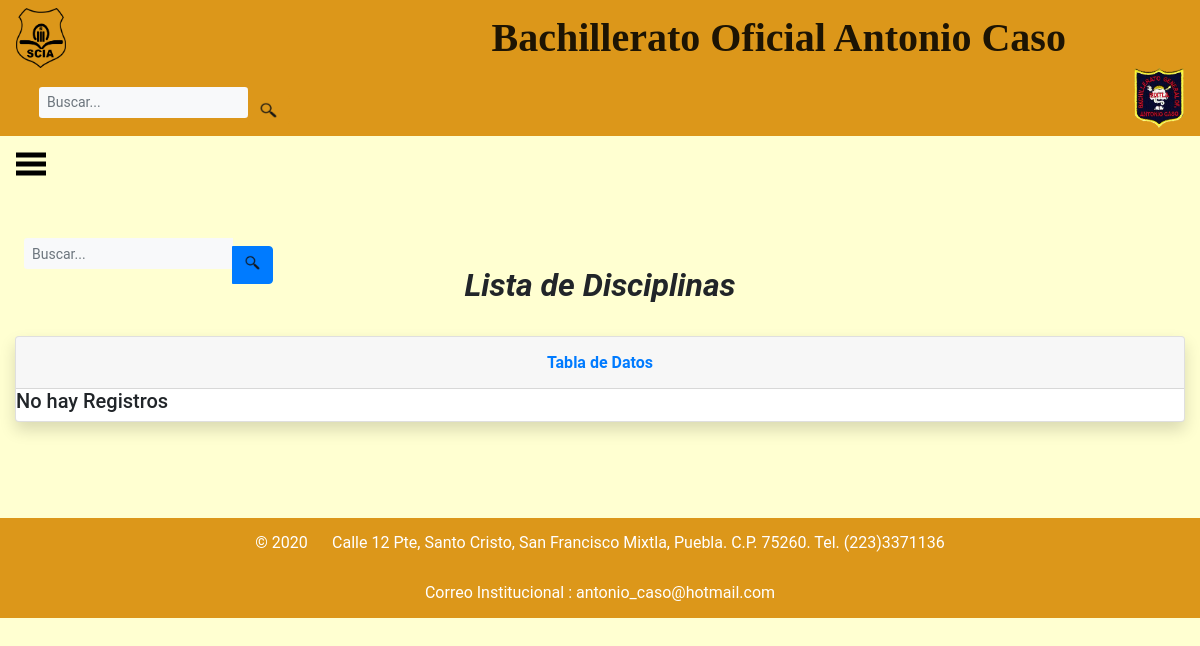
Page /Disciplinas/ListaDetalleDisciplinas/ on the earlier database version.
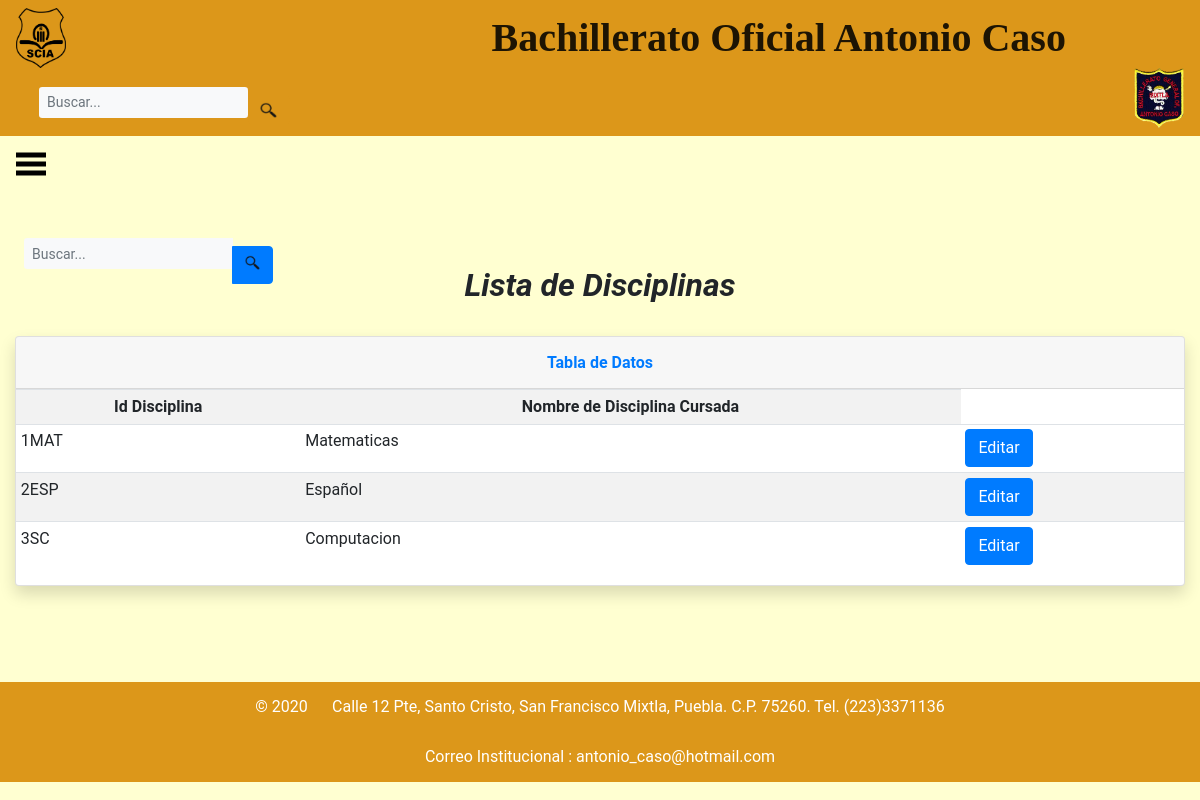
Same page on the later database version.
### base_SCIA/models/disciplinas.py (models this page shows, shortened)
class Disciplinas(models.Model):
	Id_Disciplina = models.CharField(
		primary_key = True,
		max_length=4,
		)
	Nombre_Disciplina = models.CharField(
		max_length=30,
		)

### base_SCIA/views.py (the view)
# urls.py: url(r'^Disciplinas/ListaDetalleDisciplinas/$', views.listar_disciplinas),
def listar_disciplinas(request):
	busqueda = request.POST.get("buscardi") #Recuperamos la busqueda del usuario
	disciplinas = Disciplinas.objects.all()
	if busqueda: #Preguntando si busqueda está llena
		disciplinas = Disciplinas.objects.filter(
			Q(Id_Disciplina__icontains = busqueda)|
			Q(Nombre_Disciplina__icontains = busqueda)
		).distinct()
	return render(request, 'ListaDetalleDisciplinas.html', {'disciplinas':disciplinas})

### base_SCIA/templates/ListaDetalleDisciplinas.html (shortened to what this page needs)
<!DOCTYPE html>
<html>
<head style="background-color: #FFFFD1;">
	{%load static%}
	{% load bootstrap4%}
	{% bootstrap_css %}
	{%include 'encabezadoDi.html'%}
	{%include 'lateral.html'%}
		{% block buscador %}
	<form class="d-none d-sm-inline-block form-inline mr-auto ml-md-3 my-2 my-md-0 mw-100 navbar-search form-control-sm " method="POST"> {% csrf_token %}
		<div class="input-group" align="right">
			<input type="text" class="form-control bg-light border-0 small form-control-sm" placeholder="Buscar..." name="buscardi" value="{{ request.POST.buscardi }}">
			<div class="input-group-append" align="right">
				<button class="btn btn-primary" type="submit" >
					<input type=image src="{% static 'base_aspirantes/images/encabezado/busqueda.png'%}" width="15" height="15">
				</button>
			</div>
		</div>
	</form>
	{% endblock buscador %}
</head>
<body style="background-color: #FFFFD1; font-family: Roboto;">
	<center><h2><b><i> Lista de Disciplinas</i></b></h2></center>
	<br>
	<div class="container-fluid">
		<div class="card shadow mb-4">
			<div class="card-header py-3">
				<h6 class="m-0 font-weight-bold text-primary" align="center">Tabla de Datos</h6>
			</div>
			{% if disciplinas %}
			<div class="table-responsive">
				<table class="table table-striped table-hover table-sm " >
					<tr align="center">
						<td> <b> Id Disciplina</b></td>
						<td> <b> Nombre de Disciplina Cursada</b></td>
					</tr>
					{% for dis in disciplinas %}
						<tr>
						<td> {{dis.Id_Disciplina}} </td>
						<td> {{dis.Nombre_Disciplina}} </td>
						<td>
							<a class = "btn btn-primary" href="{% url 'DisciplinasEditar' dis.Id_Disciplina %}">Editar</a>
						</td>
					{% endfor %}
				</table>
			</div>
			{% else %}
			<h5>No hay Registros</h5>
			{% endif%}
		</div>
	</div>
</body>
<br>
<br>
<br>
<footer>
	{%include 'footer.html'%}
</footer>
</html>

Differences in the rows shown:
added Disciplinas: Id_Disciplina "1MAT", Nombre_Disciplina "Matematicas"
added Disciplinas: Id_Disciplina "2ESP", Nombre_Disciplina "Español"
added Disciplinas: Id_Disciplina "3SC", Nombre_Disciplina "Computacion"
Other differences:
text no longer shown: "No hay Registros"
text now shown: "Id Disciplina Nombre de Disciplina Cursada"
